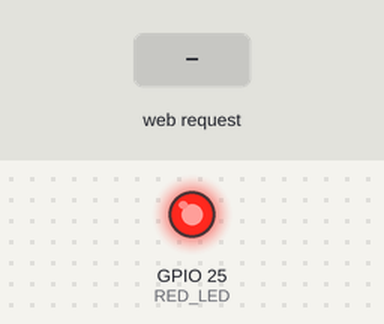
This sketch was run on a simulated ESP32. Parts: output pins drawn as LEDs (lit = HIGH). The test bench sets the inputs (shaded band). What the sketch prints to the serial monitor is not drawn.

Above: at 1.2 s.
1.3 s: HTTP request GET /ledon received
At 2.3 s:
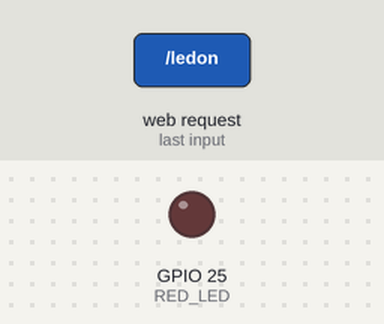
2.8 s: HTTP request GET /ledoff received
At 3.4 s:
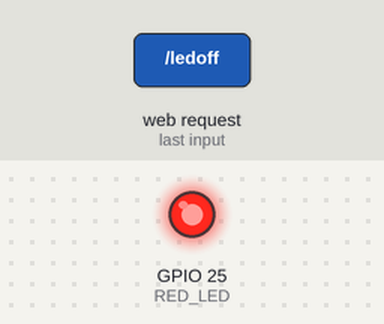
Timing chart, 0 to 5.8 s (numbered marks = the images above; inputs shaded):
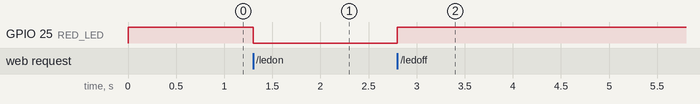

Measured:
- after the input at 1.3 s, GPIO 25 (RED_LED): HIGH → LOW at once
- after the input at 2.8 s, GPIO 25 (RED_LED): LOW → HIGH at once

The sketch:

red_chat.ino
```cpp
#include <WiFi.h>
#include <WebServer.h>
#include "myHtml.h"
#include "led.h"

WebServer server(80);

// AP 정보
const char* ssid = "홍길도";   // AP SSID
const char* password = "";     // 비밀번호 없음

void handleRoot() {
  server.send(200, "text/html; charset=UTF-8", red_HTML);
}

void handleLedOn() {
  ledOn();
  server.send(200, "text/html; charset=UTF-8", red_HTML);
}

void handleLedOff() {
  ledOff();
  server.send(200, "text/html; charset=UTF-8", red_HTML);
}

void setup() {
  Serial.begin(115200);

  // WiFi AP 시작
  WiFi.softAP(ssid, password);
  Serial.println("WiFi AP 시작됨");
  Serial.print("AP IP 주소: ");
  Serial.println(WiFi.softAPIP());

  // WiFi.softAP() 이후 pinMode 설정
  initLed();

  // 서버 라우트 등록
  server.on("/", handleRoot);
  server.on("/ledon", handleLedOn);
  server.on("/ledoff", handleLedOff);

  server.begin();
  Serial.println("웹 서버 시작됨");
}

void loop() {
  server.handleClient();
}
```

led.cpp
```cpp
#include <Arduino.h>
#include "led.h"

void initLed() {
  pinMode(RED_LED, OUTPUT);
  digitalWrite(RED_LED, HIGH); // 초기 상태: 꺼짐 (LOW에서 ON)
}

void ledOn() {
  digitalWrite(RED_LED, LOW);  // LOW → LED ON
}

void ledOff() {
  digitalWrite(RED_LED, HIGH); // HIGH → LED OFF
}
```

led.h
```cpp
#ifndef LED_H
#define LED_H

#define RED_LED 25  // Red LED 핀 번호

void initLed();
void ledOn();
void ledOff();

#endif
```

myHtml.h
```cpp
const char* red_HTML = R"**(
<!DOCTYPE html>
<html lang="ko">
<head>
  <meta charset="UTF-8">
  <title>ESP32 LED 제어</title>
  <style>
    body { text-align: center; font-family: Arial, sans-serif; margin-top: 50px; }
    h1 { color: red; }
    button { font-size: 20px; padding: 10px 20px; margin: 10px; }
  </style>
</head>
<body>
  <h1>ESP32 WiFi AP: 홍길도</h1>
  <p>Red LED 제어</p>
  <button onclick="location.href='/ledon'">LED 켜기</button>
  <button onclick="location.href='/ledoff'">LED 끄기</button>
</body>
</html>
)**";
```
